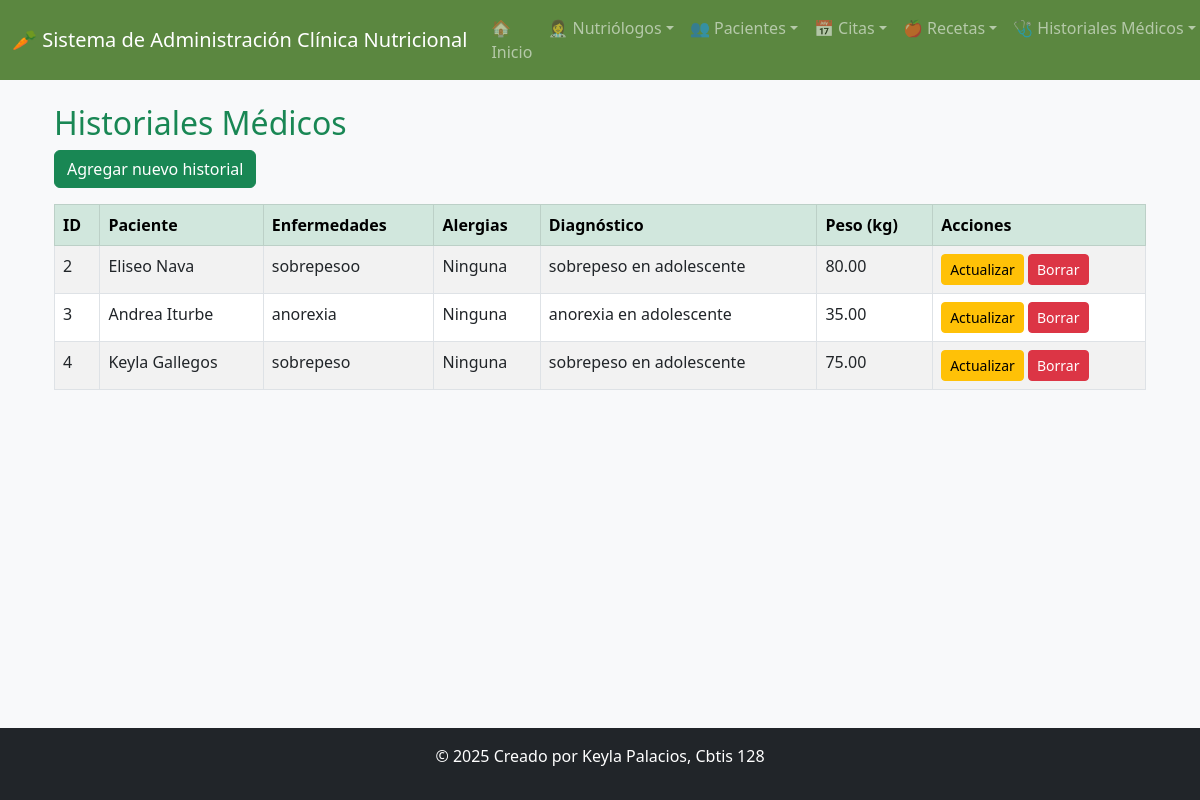
The page /ver_historiales/ on the database its author committed.
### app_clinicanutricional/models.py (models this page shows, shortened)
class HistorialMedico(models.Model):
    enfermedades = models.TextField()
    alergias = models.CharField(max_length=200, blank=True, null=True)
    diagnostico = models.TextField()
    peso = models.DecimalField(max_digits=5, decimal_places=2)
    id_paciente = models.ForeignKey('Paciente', on_delete=models.CASCADE)

class Paciente(models.Model):
    nombre = models.CharField(max_length=50)
    apellido = models.CharField(max_length=50)
    telefono = models.CharField(max_length=10)
    fechnacimiento = models.DateField()
    correo = models.EmailField(unique=True)
    direccion = models.CharField(max_length=100)
    sexo = models.CharField(
        max_length=10,
        choices=[
            ('Femenino', 'Femenino'),
            ('Masculino', 'Masculino')
        ]
    )
    id_nut = models.ForeignKey(
        Nutriologo,
        on_delete=models.CASCADE,
        related_name='pacientes'
    )
    class Meta:
        verbose_name = "Paciente"
        verbose_name_plural = "Pacientes"

### app_clinicanutricional/views.py (the view)
# urls.py: path('ver_historiales/', views.ver_historiales, name='ver_historiales'),
def ver_historiales(request):
    historiales = HistorialMedico.objects.select_related('id_paciente').all()
    return render(request, 'historiales/ver_historiales.html', {'historiales': historiales})

### app_clinicanutricional/templates/historiales/ver_historiales.html
{% extends 'base.html' %}
{% block content %}
<div class="container mt-4">
    <h2 class="text-success">Historiales Médicos</h2>
    <a href="{% url 'agregar_historial' %}" class="btn btn-success mb-3">Agregar nuevo historial</a>
    <table class="table table-bordered table-striped">
        <thead class="table-success">
            <tr>
                <th>ID</th>
                <th>Paciente</th>
                <th>Enfermedades</th>
                <th>Alergias</th>
                <th>Diagnóstico</th>
                <th>Peso (kg)</th>
                <th>Acciones</th>
            </tr>
        </thead>
        <tbody>
            {% for historial in historiales %}
            <tr>
                <td>{{ historial.id }}</td>
                <td>{{ historial.id_paciente.nombre }} {{ historial.id_paciente.apellido }}</td>
                <td>{{ historial.enfermedades }}</td>
                <td>{{ historial.alergias }}</td>
                <td>{{ historial.diagnostico }}</td>
                <td>{{ historial.peso }}</td>
                <td>
                    <a href="{% url 'actualizar_historial' historial.id %}" class="btn btn-warning btn-sm">Actualizar</a>
                    <a href="{% url 'borrar_historial' historial.id %}" class="btn btn-danger btn-sm">Borrar</a>
                </td>
            </tr>
            {% empty %}
            <tr>
                <td colspan="7" class="text-center text-muted">No hay historiales médicos registrados.</td>
            </tr>
            {% endfor %}
        </tbody>
    </table>
</div>
{% endblock %}

### rows shown on the page
HistorialMedico: id "2", id_paciente.nombre "Eliseo", id_paciente.apellido "Nava", enfermedades "sobrepesoo", alergias "Ninguna", diagnostico "sobrepeso en adolescente", peso "80.00"
HistorialMedico: id "3", id_paciente.nombre "Andrea", id_paciente.apellido "Iturbe", enfermedades "anorexia", alergias "Ninguna", diagnostico "anorexia en adolescente", peso "35.00"
HistorialMedico: id "4", id_paciente.nombre "Keyla", id_paciente.apellido "Gallegos", enfermedades "sobrepeso", alergias "Ninguna", diagnostico "sobrepeso en adolescente", peso "75.00"
